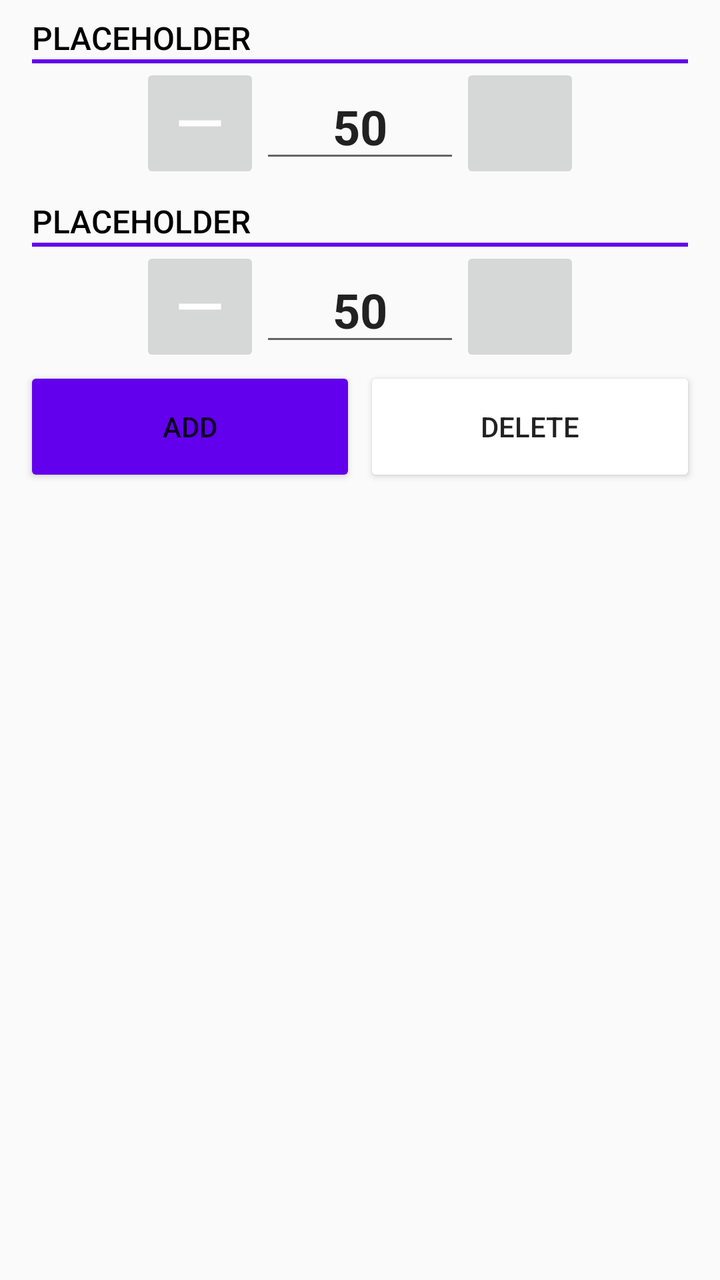
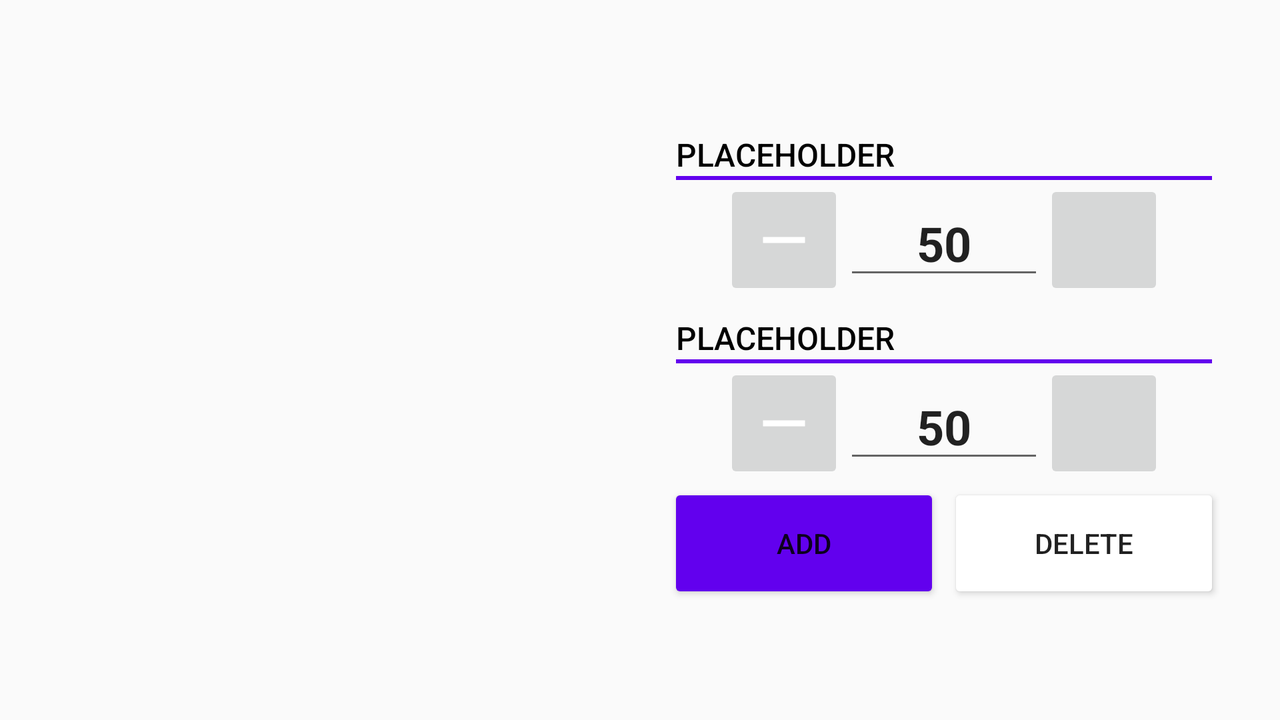

Two renders of one Android screen. The first uses the default layout on a phone; the second uses the alternative layout the repository ships for a different screen configuration, on a matching device. The two XML files are below.
<!-- AndroidManifest.xml: application theme AppTheme -->
<!-- res/layout/content_set_editor_page.xml -->
<?xml version="1.0" encoding="utf-8"?>
<androidx.constraintlayout.widget.ConstraintLayout xmlns:android="http://schemas.android.com/apk/res/android"
        xmlns:app="http://schemas.android.com/apk/res-auto"
        android:layout_width="match_parent"
        android:layout_height="match_parent"
        xmlns:tools="http://schemas.android.com/tools">

    <include android:id="@+id/controls"
            layout="@layout/content_set_editor"
            android:layout_height="wrap_content"
            android:layout_width="match_parent"
            />

    <androidx.recyclerview.widget.RecyclerView
            android:id="@+id/recycler_view"
            android:layout_width="match_parent"
            android:layout_height="0dp"
            app:layout_constraintBottom_toBottomOf="parent"
            app:layout_constraintTop_toBottomOf="@id/controls"
            tools:listitem="@layout/list_item_set_tracker"
            tools:itemCount="4"
            android:overScrollMode="never"
            />

</androidx.constraintlayout.widget.ConstraintLayout>
<!-- res/layout/content_set_editor.xml (included above) -->
<?xml version="1.0" encoding="utf-8"?>
<androidx.constraintlayout.widget.ConstraintLayout xmlns:android="http://schemas.android.com/apk/res/android"
        xmlns:app="http://schemas.android.com/apk/res-auto"
        android:layout_width="match_parent"
        android:layout_height="match_parent">

    <include
            android:id="@+id/weight_picker"
            layout="@layout/content_number_picker"
            android:layout_width="match_parent"
            android:layout_height="wrap_content"
            android:layout_marginStart="16dp"
            android:layout_marginTop="8dp"
            android:layout_marginEnd="16dp"
            app:layout_constraintTop_toTopOf="parent" />

    <include
            android:id="@+id/reps_picker"
            layout="@layout/content_number_picker"
            android:layout_width="match_parent"
            android:layout_height="wrap_content"
            android:layout_marginStart="16dp"
            android:layout_marginTop="8dp"
            android:layout_marginEnd="16dp"
            app:layout_constraintTop_toBottomOf="@id/weight_picker"
            />

    <androidx.constraintlayout.widget.ConstraintLayout
            android:layout_width="match_parent"
            android:layout_height="60dp"
            app:layout_constraintEnd_toEndOf="parent"
            app:layout_constraintStart_toStartOf="parent"
            app:layout_constraintTop_toBottomOf="@id/reps_picker"
            android:paddingStart="@dimen/gutter_margin"
            android:paddingEnd="@dimen/gutter_margin"
            >


        <Button
                android:id="@+id/update_button"
                android:layout_width="0dp"
                android:layout_height="match_parent"
                android:text="Add"
                app:layout_constraintStart_toStartOf="parent"
                app:layout_constraintEnd_toStartOf="@id/delete_button"
                app:layout_constraintTop_toTopOf="parent"
                android:backgroundTint="@color/colorPrimary"
                />

        <Button
                android:id="@+id/delete_button"
                android:layout_width="0dp"
                android:layout_height="match_parent"
                android:layout_marginStart="4dp"
                android:text="Delete"
                app:layout_constraintStart_toEndOf="@id/update_button"
                app:layout_constraintEnd_toEndOf="parent"
                app:layout_constraintTop_toTopOf="parent"
                android:backgroundTint="@color/delete_button"
                />


    </androidx.constraintlayout.widget.ConstraintLayout>


</androidx.constraintlayout.widget.ConstraintLayout>
<!-- res/layout/content_number_picker.xml (included above) -->
<?xml version="1.0" encoding="utf-8"?>
<androidx.constraintlayout.widget.ConstraintLayout xmlns:android="http://schemas.android.com/apk/res/android"
        xmlns:app="http://schemas.android.com/apk/res-auto"
        xmlns:tools="http://schemas.android.com/tools"
        android:layout_width="match_parent"
        android:layout_height="wrap_content">

    <TextView
            android:id="@+id/date_title"
            android:layout_width="match_parent"
            android:layout_height="wrap_content"
            android:text="PLACEHOLDER"
            style="@style/TextDark"
            app:layout_constraintStart_toStartOf="parent"
            app:layout_constraintTop_toTopOf="parent" />

    <ImageView
            android:id="@+id/underline"
            android:layout_width="match_parent"
            android:layout_height="2dp"
            android:src="@color/colorPrimary"
            app:layout_constraintTop_toBottomOf="@id/date_title" />

    <androidx.constraintlayout.widget.ConstraintLayout
            android:layout_width="wrap_content"
            android:layout_height="wrap_content"
            app:layout_constraintEnd_toEndOf="parent"
            app:layout_constraintStart_toStartOf="parent"
            app:layout_constraintTop_toBottomOf="@id/underline">

        <ImageButton
                android:id="@+id/decrement_button"
                android:layout_width="60dp"
                android:layout_height="60dp"
                android:src="@drawable/ic_subtract"
                app:layout_constraintStart_toStartOf="parent"
                app:layout_constraintTop_toTopOf="parent"
                android:scaleType="fitCenter"
                />

        <EditText
                android:id="@+id/number_text"
                android:layout_width="100dp"
                android:layout_height="match_parent"
                android:textAlignment="center"
                android:gravity="center"
                android:textSize="24sp"
                android:textStyle="bold"
                app:layout_constraintBottom_toBottomOf="parent"
                app:layout_constraintStart_toEndOf="@id/decrement_button"
                app:layout_constraintTop_toTopOf="parent"
                android:inputType="number"
                android:selectAllOnFocus="true"
                android:imeOptions="actionDone"
                tools:text="50"
                />

        <ImageButton
                android:id="@+id/increment_button"
                android:layout_width="60dp"
                android:layout_height="60dp"
                android:src="@drawable/ic_add_24dp"
                app:layout_constraintStart_toEndOf="@id/number_text"
                app:layout_constraintTop_toTopOf="parent"
                android:scaleType="fitCenter"
                />


    </androidx.constraintlayout.widget.ConstraintLayout>


</androidx.constraintlayout.widget.ConstraintLayout>
<!-- resources referenced by this layout -->
<resources>
  <dimen name="gutter_margin">12dp</dimen>
  <!-- drawable ic_add_24dp (drawable) -->
  <vector xmlns:android="http://schemas.android.com/apk/res/android"
          android:width="24dp"
          android:height="24dp"
          android:viewportWidth="24.0"
          android:viewportHeight="24.0">
      <path
          android:fillColor="@color/menu_item_light"
          android:pathData="M19,13h-6v6h-2v-6H5v-2h6V5h2v6h6v2z"/>
  </vector>
  <!-- drawable ic_subtract (drawable) -->
  <vector xmlns:android="http://schemas.android.com/apk/res/android"
          android:width="24dp"
          android:height="24dp"
          android:viewportWidth="24.0"
          android:viewportHeight="24.0">
      <path
          android:fillColor="@android:color/white"
          android:pathData="M19,13H5v-2h14v2z"/>
  </vector>
  <style name="TextDark" parent="@style/TextAppearance.AppCompat.Title">
          <item name="android:textColor">@android:color/black</item>
          <item name="android:textSize">16sp</item>
          <item name="android:textStyle">normal</item>
      </style>
  <style name="AppTheme" parent="@style/Theme.AppCompat.Light.NoActionBar">
          
          <item name="colorPrimary">@color/light_green</item>
          <item name="colorPrimaryDark">@color/dark_green</item>
          <item name="colorAccent">@color/red</item>
          <item name="android:statusBarColor">@color/black_lighter_20</item>
          <item name="android:actionMenuTextColor">@android:color/white</item>
  
      </style>
  <color name="light_green">#0BCA89</color>
  <color name="dark_green">#056343</color>
  <color name="red">#D81B60</color>
  <color name="black_lighter_20">#141414</color>
</resources>
<!-- res/layout-land/content_set_editor_page.xml (the repository's variant of the layout above) -->
<!-- drawn on the phone turned sideways -->
<?xml version="1.0" encoding="utf-8"?>
<androidx.constraintlayout.widget.ConstraintLayout
        xmlns:android="http://schemas.android.com/apk/res/android"
        xmlns:app="http://schemas.android.com/apk/res-auto"
        xmlns:tools="http://schemas.android.com/tools"
        android:layout_width="match_parent"
        android:layout_height="match_parent">

    <androidx.constraintlayout.widget.Guideline
            android:id="@+id/guideline"
            android:layout_width="wrap_content"
            android:layout_height="wrap_content"
            app:layout_constraintGuide_percent="0.5"
            android:orientation="vertical"
        />

    <include
            android:id="@+id/controls"
            layout="@layout/content_set_editor"
            android:layout_width="300dp"
            android:layout_height="wrap_content"
            android:layout_marginEnd="16dp"
            app:layout_constraintBottom_toBottomOf="parent"
            app:layout_constraintEnd_toEndOf="parent"
            app:layout_constraintStart_toStartOf="@+id/guideline"
            app:layout_constraintTop_toTopOf="parent" />

    <androidx.recyclerview.widget.RecyclerView
            android:id="@+id/recycler_view"
            android:layout_width="0dp"
            android:layout_height="match_parent"
            android:overScrollMode="never"
            app:layout_constraintStart_toStartOf="parent"
            app:layout_constraintTop_toTopOf="parent"
            app:layout_constraintBottom_toBottomOf="parent"
            app:layout_constraintEnd_toEndOf="@id/guideline"
            tools:itemCount="4"
            tools:listitem="@layout/list_item_set_tracker" />

</androidx.constraintlayout.widget.ConstraintLayout>
